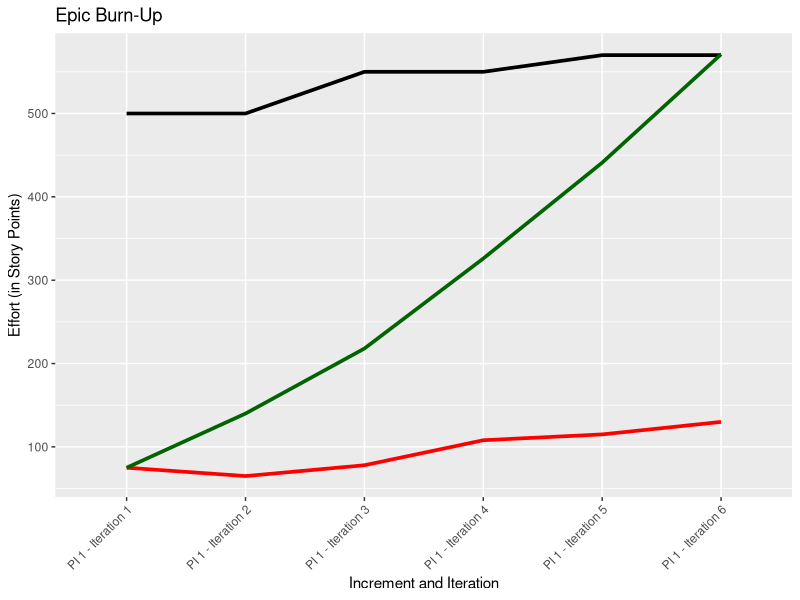
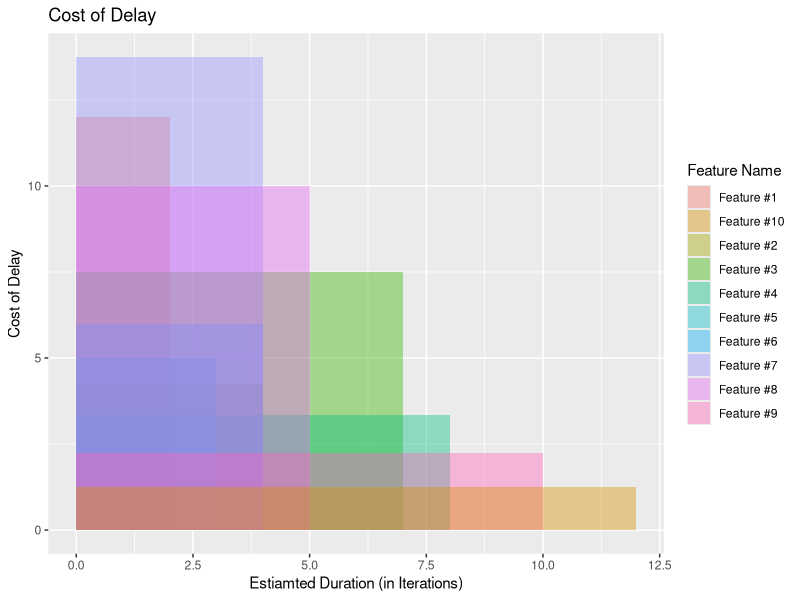
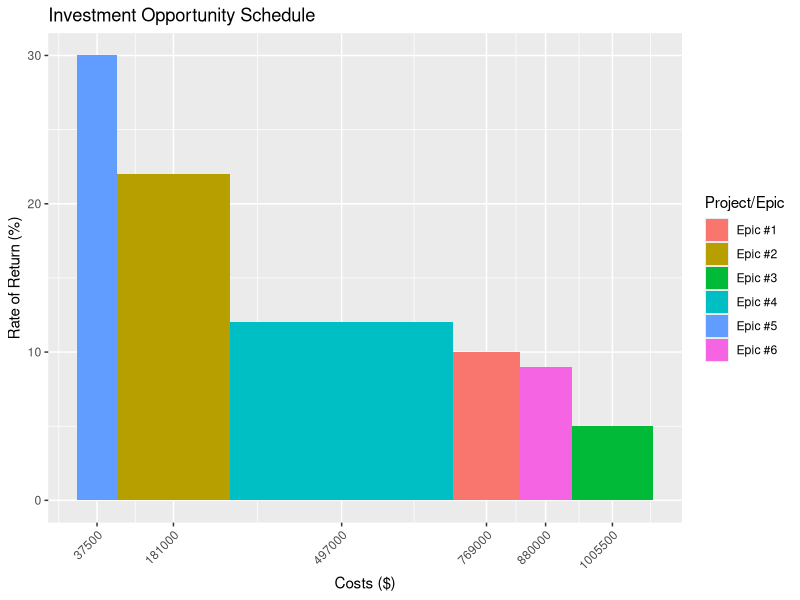
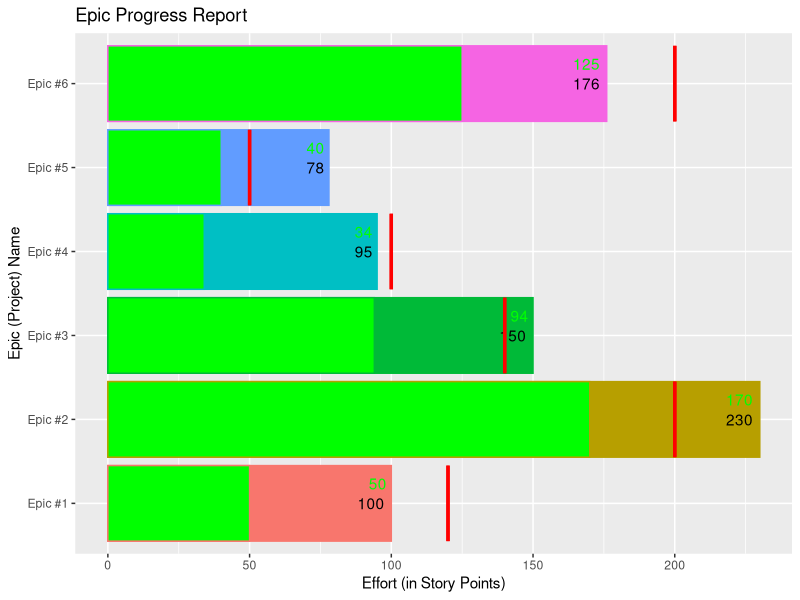
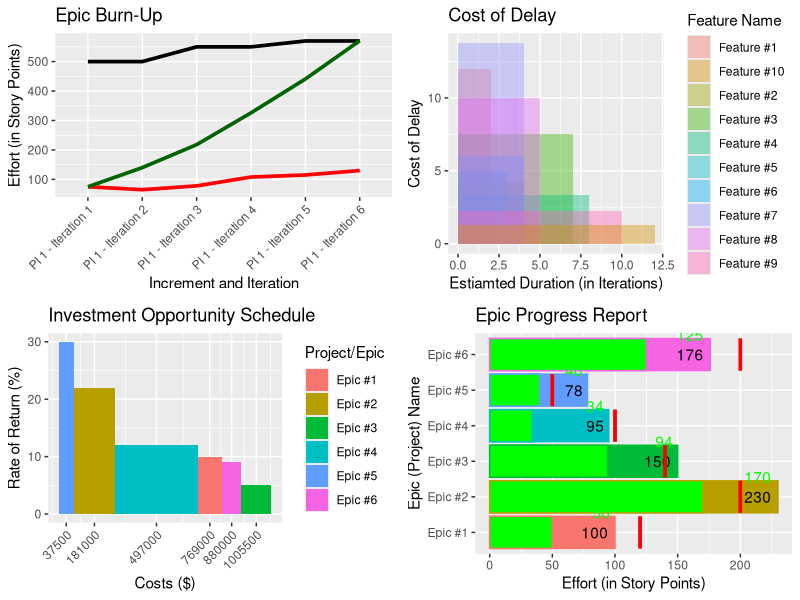

The R source for these figures, in order:
## ---- chunk 1
#Functions to produce visuals aiding in Portfolio Project Selection and Justification
install.packages("ggplot2")
install.packages("gridExtra")
library(ggplot2)
library(gridExtra)

#Epic Burn-Up Chart Visual
generateEpicBurnUp <- function(iterationName, initialEstimate, actualStoryPoints, cumulativeStoryPoints = cumsum(actualStoryPoints)) {

    df <- data.frame(iterationName, initialEstimate, actualStoryPoints, cumulativeStoryPoints)

    ggplot(df, aes(x = iterationName, y = initialEstimate, group = 1)) +
      geom_line(aes(y = initialEstimate), lwd = 1.25) +
      ggtitle("Epic Burn-Up") +
      xlab("Increment and Iteration") +
      ylab("Effort (in Story Points)") +
      geom_line(aes(y = actualStoryPoints), col = "red", lwd = 1.25) +
      geom_line(aes(y = cumulativeStoryPoints), col = "darkgreen", lwd = 1.25) +
      theme(axis.text.x = element_text(angle = 45, hjust = 1))
}

#Weight Shortest Job First (WSJF) Visual
generateWsjf <- function(featureName, duration, cod) {

    weight <- cod / duration
    df <- data.frame(featureName, duration, cod, weight)
    df$loc <- df$duration / 2

    ggplot(df, aes(x = loc, y = cod, width = duration)) +
      geom_bar(aes(fill = featureName), stat = "identity", position = "identity", alpha = .4) +
      ggtitle("Cost of Delay") +
      guides(fill = guide_legend(title = "Feature Name")) +
      xlab("Estiamted Duration (in Iterations)") +
      ylab("Cost of Delay")
}

#Investment Opportunity Schedule (IOS)
generateIos <- function(projectName, projectReturnRate, projectCost) {

    projectReturnRate <- projectReturnRate * 100
    df <- data.frame(projectName, projectReturnRate, projectCost)
    df <- df[with(df, order(-projectReturnRate)),]
    df$loc <- cumsum(df$projectCost) - df$projectCost / 2

    ggplot(df, aes(x = loc, y = projectReturnRate, width = projectCost)) +
      geom_bar(aes(fill = projectName), stat = "identity") +
      scale_x_continuous(breaks = df$loc) +
      ggtitle("Investment Opportunity Schedule") +
      xlab("Costs ($)") +
      ylab("Rate of Return (%)") +
      guides(fill = guide_legend(title = "Project/Epic")) +
      theme(axis.text.x = element_text(angle = 45, hjust = 1))
}

#Epic Progress Bars
generateEpicProgress <- function(epicNames, startDates, targetDates, totalFeaturePoints, completedFeaturePoints, initialEstimates) {

    df <- data.frame(epicNames, startDates, targetDates, totalFeaturePoints, completedFeaturePoints, initialEstimates)
    df$percentComplete <- completedFeaturePoints / totalFeaturePoints
    df$remainingPoints <- totalFeaturePoints - completedFeaturePoints

    ggplot(df, aes(x = epicNames, y = totalFeaturePoints, color = epicNames)) +
      geom_bar(aes(y = totalFeaturePoints, fill = epicNames), stat = "identity") +
      geom_text(aes(label = totalFeaturePoints), col = "black", hjust = 1.25) +
      geom_bar(aes(y = completedFeaturePoints), fill = "green", stat = "identity") +
      geom_text(aes(label = completedFeaturePoints), col = "green", hjust = 1.25, vjust = -1.15) +
      geom_errorbar(aes(ymin = initialEstimates, ymax = initialEstimates), col = "red", lwd = 1.15) +
      coord_flip() +
      ggtitle("Epic Progress Report") +
      xlab("Epic (Project) Name") +
      ylab("Effort (in Story Points)") +
      theme(legend.position = "none")
}
## ---- chunk 2
#Epic Burn-Up Chart Visual Example
iterationName <- c("PI 1 - Iteration 1", "PI 1 - Iteration 2", "PI 1 - Iteration 3", "PI 1 - Iteration 4", "PI 1 - Iteration 5", "PI 1 - Iteration 6")
initialEstimate <- c(500, 500, 550, 550, 570, 570)
actualStoryPoints <- c(75, 65, 78, 108, 115, 130)
cumulativeStoryPoints <- cumsum(actualStoryPoints)
df <- data.frame(iterationName, initialEstimate, actualStoryPoints)
print(df)
generateEpicBurnUp(iterationName, initialEstimate, actualStoryPoints)
## ---- chunk 3
#WSJF Visual Example
featureName <- c("Feature #1", "Feature #2", "Feature #3", "Feature #4", "Feature #5", "Feature #6", "Feature #7", "Feature #8", "Feature #9", "Feature #10")
duration <- c(2, 4, 7, 8, 3, 4, 4, 5, 10, 12)
cod <- c(12.0, 4.25, 7.5, 3.333, 5.0, 6.0, 13.75, 10.0, 2.25, 1.25)
df <- data.frame(featureName, duration, cod)
print(df)
generateWsjf(featureName, duration, cod)
## ---- chunk 4
#IOS Visual Example
projectName <- c("Epic #1", "Epic #2", "Epic #3", "Epic #4", "Epic #5", "Epic #6")
projectReturnRate <- c(.10, .22, .05, .12, .30, .09)
projectCost <- c(124000, 212000, 153000, 420000, 75000, 98000)
df <- data.frame(projectName, projectReturnRate, projectCost)
print(df)
generateIos(projectName, projectReturnRate, projectCost)
## ---- chunk 5
#Epic Progres Bars Visual Example
epicNames <- c("Epic #1", "Epic #2", "Epic #3", "Epic #4", "Epic #5", "Epic #6")
totalFeaturePoints <- c(100, 230, 150, 95, 78, 176)
completedFeaturePoints <- c(50, 170, 94, 34, 40, 125)
initialEstimates <- c(120, 200, 140, 100, 50, 200)
startDates <- c("2018-02-22", "2018-02-22", "2018-04-22", "2018-06-22", "2018-08-22", "2018-09-22")
targetDates <- c("2018-03-22", "2018-05-22", "2018-07-22", "2018-09-22", "2018-11-22", "2018-12-22")
df <- data.frame(epicNames, totalFeaturePoints, completedFeaturePoints, initialEstimates, startDates, targetDates)
print(df)
generateEpicProgress(epicNames, startDates, targetDates, totalFeaturePoints, completedFeaturePoints, initialEstimates)
## ---- chunk 6
#install.packages("gridExtra")
plot1 <- generateEpicBurnUp(iterationName, initialEstimate, actualStoryPoints, cumulativeStoryPoints)
plot2 <- generateWsjf(featureName, duration, cod)
plot3 <- generateIos(projectName, projectReturnRate, projectCost)
plot4 <- generateEpicProgress(epicNames, startDates, targetDates, totalFeaturePoints, completedFeaturePoints, initialEstimates)
grid.arrange(plot1, plot2, plot3, plot4, ncol = 2)
